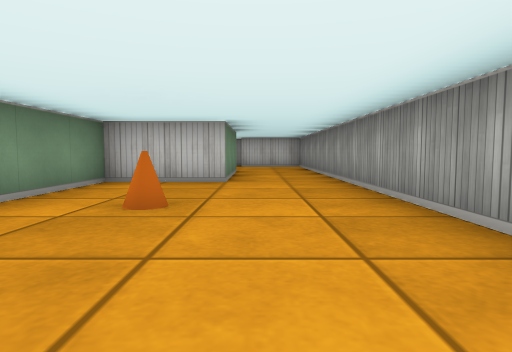
[1] (above)

20 first-person views from a walk through a cub3D level. The camera is about half as high as the walls, tilts 4° down and sees 75° across. The floor is counted in squares. Each view is taken from the middle of a square. On the plan, view 1 faces up. The plan holds only what a view shows up to about 9 squares ahead; the rest is blank.

[2]
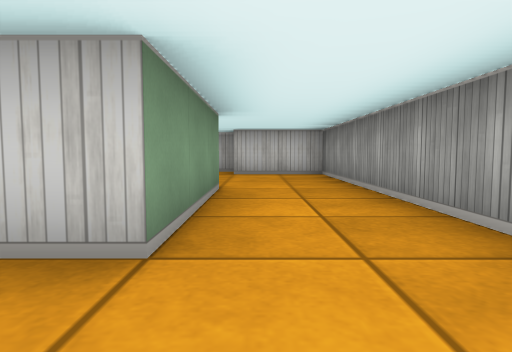

[3]
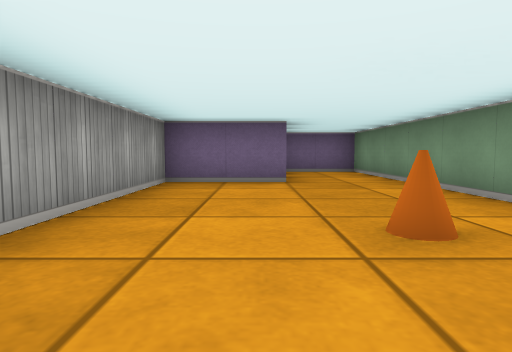

[4]
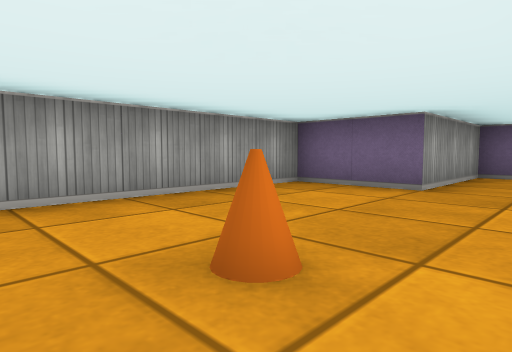

[5]
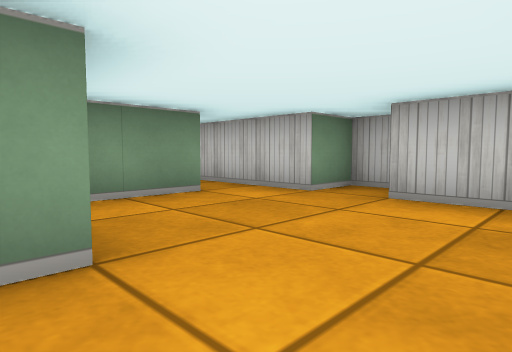

[6]
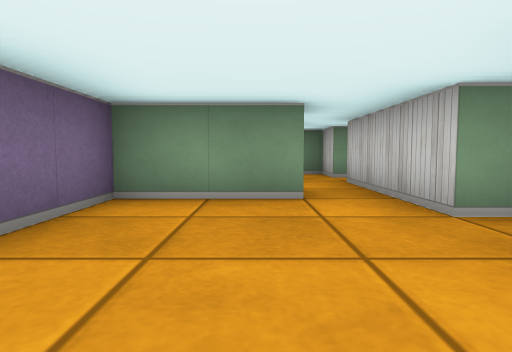

[7]
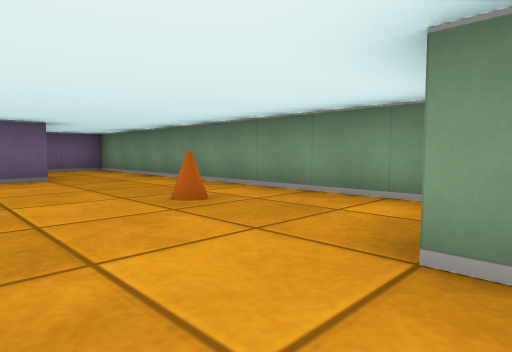

[8]
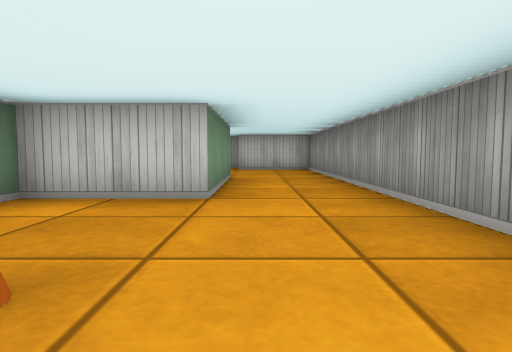

[9]
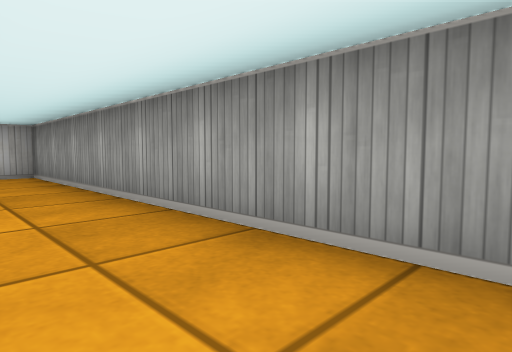

[10]
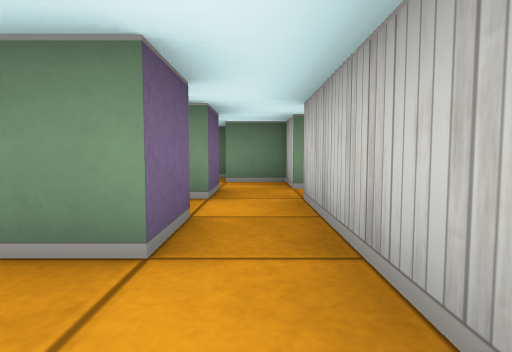

[11]
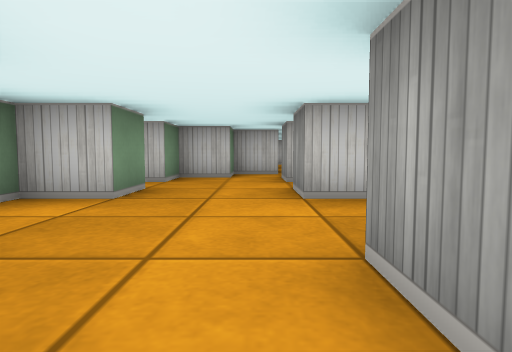

[12]
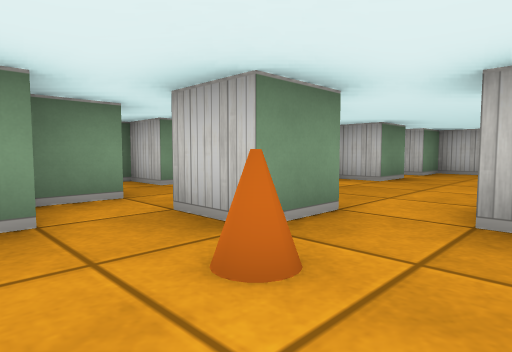

[13]
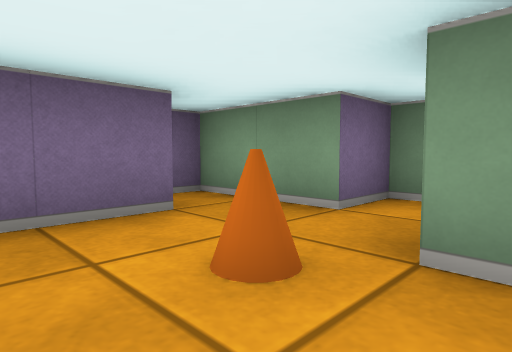

[14]
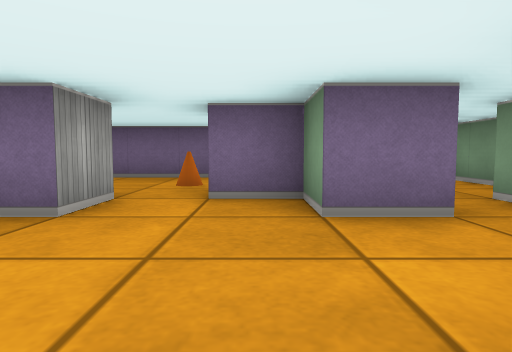

[15]
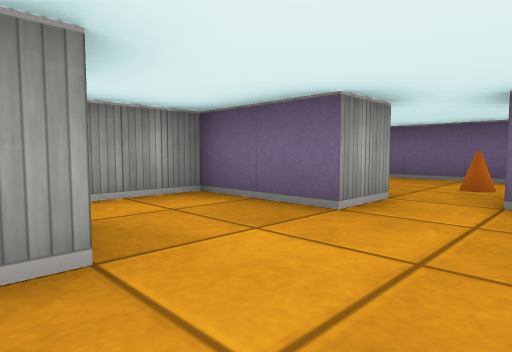

[16]
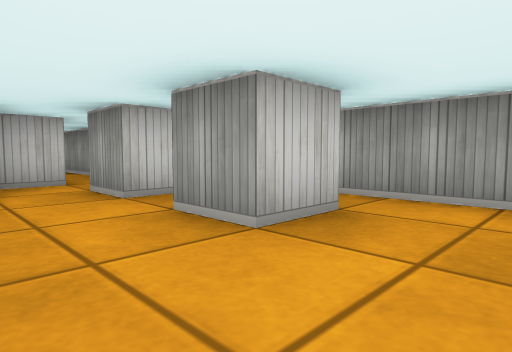

[17]
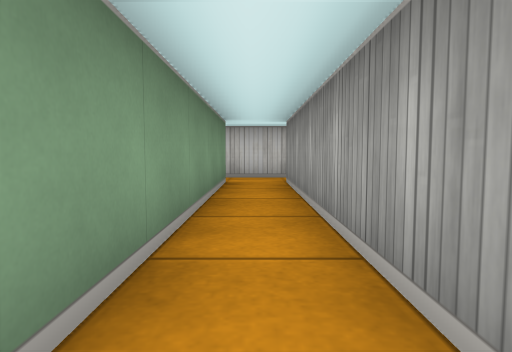

[18]
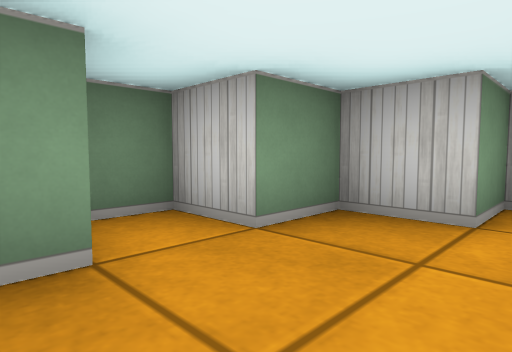

[19]
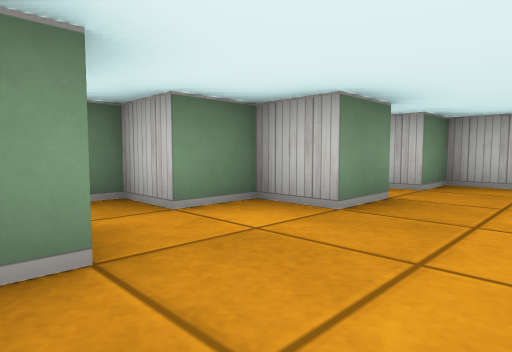

[20]
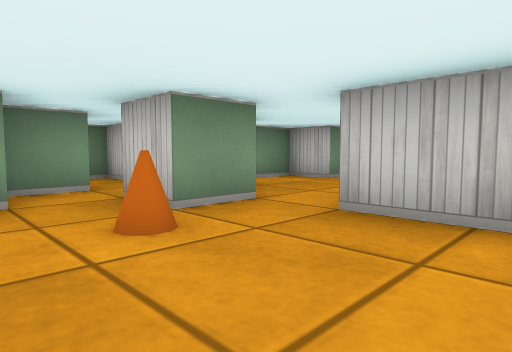

### Floor plan
Key: @ floor where view 1 was taken; # wall or solid block; . floor; C cone; T thing the floor can be seen under or through.
Columns run from 11 left of view 1 to 2 right of it. Each row starts with its distance up from view 1.
 18      ###
 17       ..
 16      #.#
 15      #.#
 14      #.#
 13      #.#####
 12     ##.###.###
 11    ##........#
 10   ##..#.#....#
  9   #.....#....#
  8   ##..#.###..#
  7  ##.....###..#
  6  #......###..#
  5 ##.#..###....#
  4 #..TT...#....#
  3 #.TTTC..#.C..#
  2 # ##....#....#
  1    #.####....#
  0    ###  #..@.#
 -1         #..###
 -2         #..#
 -3         #..#
 -4         ####

Positions as (right, up) in squares from view 1, and headings:
1: (0, 0), facing up
2: (0, 4), facing up
3: (0, 5), facing down
4: (-2, 4), facing down-right
5: (1, 8), facing up-left
6: (1, 10), facing left
7: (1, 6), facing down-left
8: (0, 2), facing up
9: (0, 4), facing up-right
10: (-1, 11), facing left
11: (-6, 4), facing up
12: (-5, 2), facing up-left
13: (-5, 4), facing down-left
14: (-7, 8), facing down
15: (-7, 8), facing down-right
16: (-7, 6), facing up-right
17: (-5, 11), facing up
18: (-6, 8), facing up-left
19: (-6, 5), facing up-left
20: (-4, 2), facing up-left
